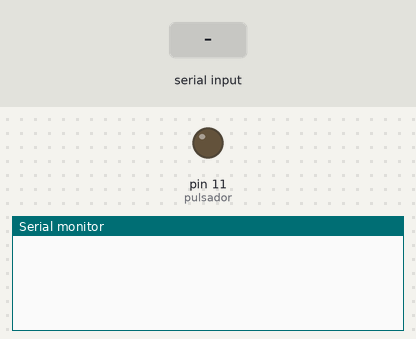
Bench run of a sketch on a simulated Arduino Uno, built with avr-gcc and run on an emulated ATmega328P. On the bench: output pins drawn as LEDs (lit = HIGH), the last lines printed to the serial monitor. Inputs (shaded band) come from the test bench.

Above: at 1.2 s.
1.3 s: "90,45\n" received over the second serial link
At 3.0 s:
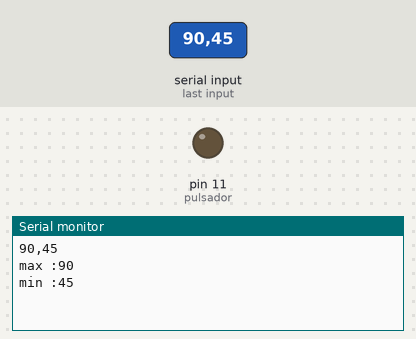
3.8 s: "1\n" received over the second serial link
At 5.9 s:
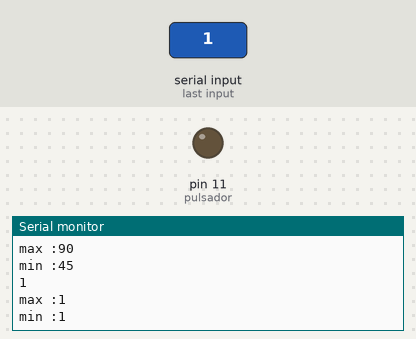
6.2 s: "1,90,45\n" received over the second serial link
At 7.9 s:
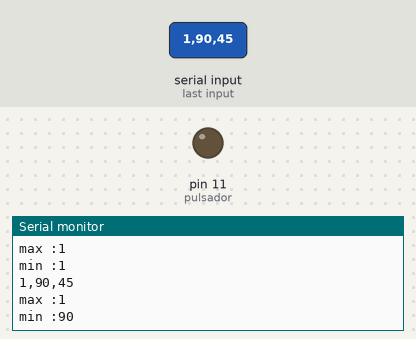

The sketch:

parcial-sensor-de-distancia.ino
```cpp
#include <Ultrasonic.h>
#include <SoftwareSerial.h>
#include <NewPing.h>
#define pin_trigger 3
#define pin_echo 4
#define max_distancia 100

SoftwareSerial BT(10,9);
Ultrasonic distancia(3,4);
int pulsador = 11;
float valor;
int posicion;
String aux;
int max_;
int min_;
String datos;
NewPing lectura(pin_trigger,pin_echo,max_distancia);
void setup() {
  pinMode(pulsador,OUTPUT);
  BT.begin(9600);
  Serial.begin(9600);

}

void loop() {
    if(BT.available()>0){
    datos = BT.readString();
    posicion = datos.indexOf(',');
    aux = datos.substring(0,posicion);
    max_ = aux.toInt();
    aux = datos.substring(posicion+1,datos.length());
    min_ = aux.toInt();
    Serial.println(datos);
    Serial.print("max :");
    Serial.println(max_);
    Serial.print("min :");
    Serial.println(min_);
  }
  if(digitalRead(pulsador) == 1 && max_ <= 100 ){

    valor = lectura.ping_median();
    valor = valor/US_ROUNDTRIP_CM;
    if(valor >= min_ && valor<=max_){
      Serial.print("La distancia es de: ");
      Serial.print(valor);
      Serial.println(" cm.");
    }else{
    Serial.println("distancia fuera de rango");
  }

  }


}
```

Measured:
- after the input at 1.3 s, the serial monitor: prints a new line after 1.0 s (image 1)
- after the input at 3.8 s, the serial monitor: prints a new line after 1.0 s (image 2)
- after the input at 6.2 s, the serial monitor: prints a new line after 1.0 s (image 3)
